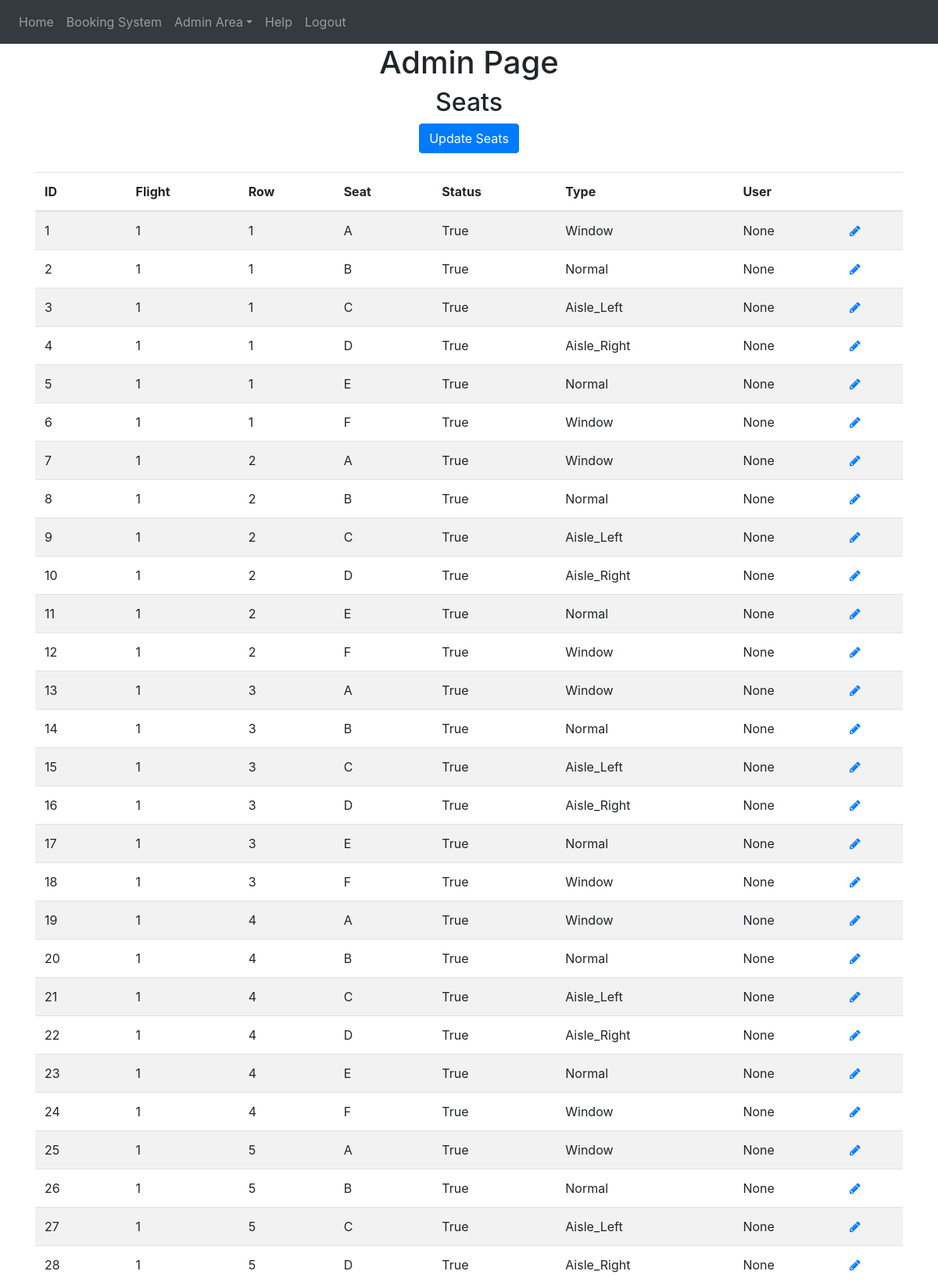
Screenshot of /admin-area/seats (signed in, upper part) with the database file from the repository.
### website/models.py (models this page shows)
class Seat(db.Model):
    id = db.Column(db.Integer, primary_key=True)
    flight = db.Column(db.String(10))
    seat_row = db.Column(db.String(5))
    seat_column = db.Column(db.String(5))
    seat_status = db.Column(db.String(10))
    seat_type = db.Column(db.String(10))
    seat_unique = db.Column(db.String(20), unique=True)
    user_id = db.Column(db.Integer, db.ForeignKey('user.id'))

### website/admin.py (the view)
@admins.route('/seats', methods=['GET', 'POST'])
@login_required
def admin_seats():
    admin = admin_user_checker(current_user)
    if admin:
        seats = Seat.query.all()
        return render_template('admin_seats.html', user=current_user, seats=seats)

### website/__init__.py (called while the page is built)
def create_app():
    from .views import views
    from .auth import auth
    from .admin import admins
    from .models import User, Seat
    app = Flask(__name__)
    app.config['SECRET_KEY'] = 'secret'
    app.config['SQLALCHEMY_DATABASE_URI'] = f'sqlite:///{DB_NAME}'
    app.config['FLASK_ADMIN_SWATCH'] = 'cerulean'
    app.register_blueprint(views, url_prefix='/')
    app.register_blueprint(auth, url_prefix='/')
    app.register_blueprint(admins, url_prefix='/admin-area')
    db.init_app(app)
    create_database(app)
    login_manager = LoginManager()
    login_manager.login_view = 'auth.login'
    login_manager.init_app(app)
    @login_manager.user_loader
    def load_user(id):
        return User.query.get(int(id))
    return app

### website/python_scripts.py (called while the page is built)
def admin_user_checker(current_user):
    if current_user.role == 'admin':
        return True
    else:
        flash('You need do be an Admin to access!!', category='error')
        return redirect(url_for('views.home'))

### website/templates/admin_seats.html
{% extends "base.html" %} {% block title %}Admin{% endblock %}
{% block content%}
<h1 align="center">Admin Page</h1>
<h2 align="center">Seats</h2>
<form method="POST" align="center">
<a class="btn btn-primary link" href="/admin-area/update-flights" >Update Seats</a>
</form>
<br>
<table class="table table-striped" id="users">
    <thead>
        <tr>
        <th scope="col">ID</th>
        <th scope="col">Flight</th>
        <th scope="col">Row</th>
        <th scope="col">Seat</th>
        <th scope="col">Status</th>
        <th scope="col">Type</th>
        <th scope="col">User</th>
        <th scope="col"></th>
        </tr>
    </thead>
    <tbody>
        {% for seat in seats %}
        <tr>
        <td>{{seat.id}}</td>
        <td>{{seat.flight}} </td>
        <td>{{seat.seat_row}}</td>
        <td>{{seat.seat_column}}</td>
        <td>{{seat.seat_status}}</td>
        <td>{{seat.seat_type}}</td>
        <td>{{seat.user_id}}</td>
        <td><a class="icon" href="{{url_for('admins.update_seat', id=seat.id)}}" >
            <span class="fa fa-pencil glyphicon glyphicon-pencil"></span></a></td>
        </tr>
        {% endfor %}
    </tbody>
</table>
{% endblock %}

### rows the page displays
Seat: id "1", flight "1", seat_row "1", seat_column "A", seat_status "True", seat_type "Window", user_id "None"
Seat: id "2", flight "1", seat_row "1", seat_column "B", seat_status "True", seat_type "Normal", user_id "None"
Seat: id "3", flight "1", seat_row "1", seat_column "C", seat_status "True", seat_type "Aisle_Left", user_id "None"
Seat: id "4", flight "1", seat_row "1", seat_column "D", seat_status "True", seat_type "Aisle_Right", user_id "None"
Seat: id "5", flight "1", seat_row "1", seat_column "E", seat_status "True", seat_type "Normal", user_id "None"
Seat: id "6", flight "1", seat_row "1", seat_column "F", seat_status "True", seat_type "Window", user_id "None"
Seat: id "7", flight "1", seat_row "2", seat_column "A", seat_status "True", seat_type "Window", user_id "None"
Seat: id "8", flight "1", seat_row "2", seat_column "B", seat_status "True", seat_type "Normal", user_id "None"
Seat: id "9", flight "1", seat_row "2", seat_column "C", seat_status "True", seat_type "Aisle_Left", user_id "None"
Seat: id "10", flight "1", seat_row "2", seat_column "D", seat_status "True", seat_type "Aisle_Right", user_id "None"
Seat: id "11", flight "1", seat_row "2", seat_column "E", seat_status "True", seat_type "Normal", user_id "None"
Seat: id "12", flight "1", seat_row "2", seat_column "F", seat_status "True", seat_type "Window", user_id "None"
Seat: id "13", flight "1", seat_row "3", seat_column "A", seat_status "True", seat_type "Window", user_id "None"
Seat: id "14", flight "1", seat_row "3", seat_column "B", seat_status "True", seat_type "Normal", user_id "None"
Seat: id "15", flight "1", seat_row "3", seat_column "C", seat_status "True", seat_type "Aisle_Left", user_id "None"
Seat: id "16", flight "1", seat_row "3", seat_column "D", seat_status "True", seat_type "Aisle_Right", user_id "None"
Seat: id "17", flight "1", seat_row "3", seat_column "E", seat_status "True", seat_type "Normal", user_id "None"
Seat: id "18", flight "1", seat_row "3", seat_column "F", seat_status "True", seat_type "Window", user_id "None"
Seat: id "19", flight "1", seat_row "4", seat_column "A", seat_status "True", seat_type "Window", user_id "None"
Seat: id "20", flight "1", seat_row "4", seat_column "B", seat_status "True", seat_type "Normal", user_id "None"
Seat: id "21", flight "1", seat_row "4", seat_column "C", seat_status "True", seat_type "Aisle_Left", user_id "None"
Seat: id "22", flight "1", seat_row "4", seat_column "D", seat_status "True", seat_type "Aisle_Right", user_id "None"
Seat: id "23", flight "1", seat_row "4", seat_column "E", seat_status "True", seat_type "Normal", user_id "None"
Seat: id "24", flight "1", seat_row "4", seat_column "F", seat_status "True", seat_type "Window", user_id "None"
Seat: id "25", flight "1", seat_row "5", seat_column "A", seat_status "True", seat_type "Window", user_id "None"
Seat: id "26", flight "1", seat_row "5", seat_column "B", seat_status "True", seat_type "Normal", user_id "None"
Seat: id "27", flight "1", seat_row "5", seat_column "C", seat_status "True", seat_type "Aisle_Left", user_id "None"
Seat: id "28", flight "1", seat_row "5", seat_column "D", seat_status "True", seat_type "Aisle_Right", user_id "None"
